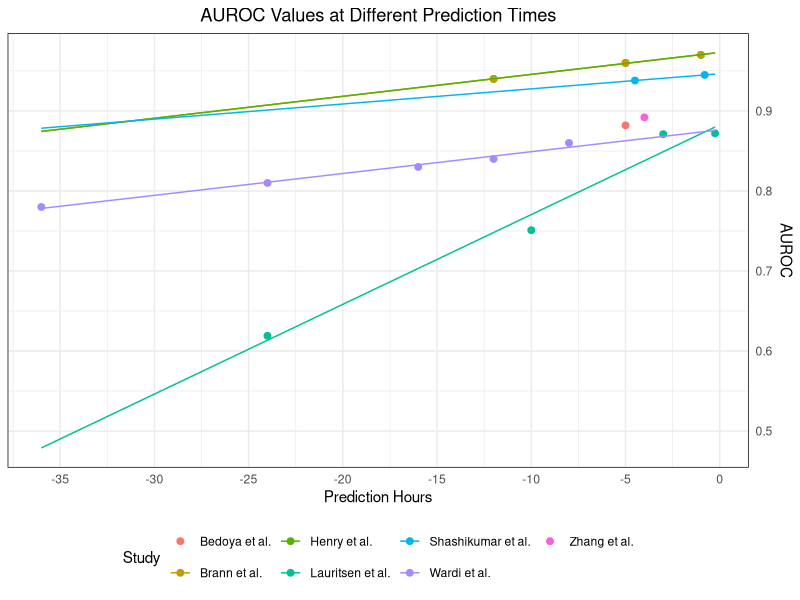

R code for this plot:
library(ggplot2)

data <- data.frame(
  Study = rep(c("Lauritsen et al.", "Bedoya et al.", "Zhang et al.", "Wardi et al.", 
                "Shashikumar et al.", "Henry et al.", "Brann et al."), 
              times = c(4, 1, 1, 5, 2, 3, 3)),
  Time = c(-24, -10, -3, -0.25, -5, -4, -36, -24, -16, -12, -8, -4.5, -0.8, 
           -12, -5, -1, -12, -5, -1),
  AUROC = c(0.619, 0.751, 0.871, 0.872, 0.882, 0.892, 0.78, 0.81, 0.83, 0.84, 
            0.86, 0.938, 0.945, 0.94, 0.96, 0.97, 0.94, 0.96, 0.97)
)

ggplot(data, aes(x = Time, y = AUROC, color = Study)) +
  geom_point(size = 2) +
  geom_smooth(method = "lm", se = FALSE, aes(group = Study), fullrange = TRUE, size = 0.5) +
  labs(title = "AUROC Values at Different Prediction Times",
       x = "Prediction Hours",
       color = "Study") +
  theme_minimal() +
  scale_x_continuous(breaks = seq(-40, 0, by = 5), labels = seq(-40, 0, by = 5)) +
  theme(
    plot.title = element_text(hjust = 0.5),
    legend.position = "bottom",
    panel.border = element_rect(color = "black", fill = NA)
  ) +
  scale_y_continuous(position = "right")
